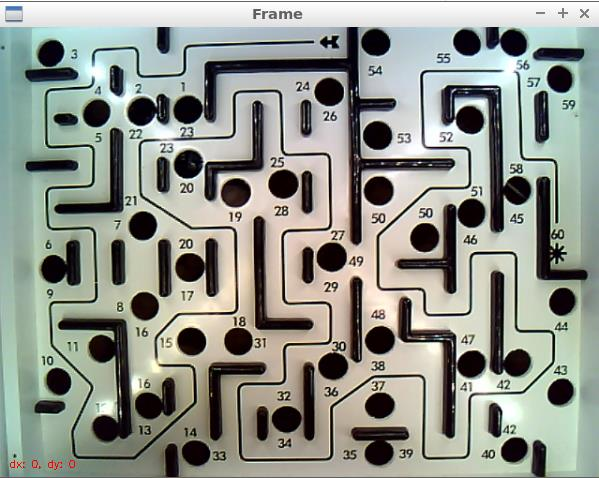
//> input picture labyrinthActual.jpg, 599 x 478 px
$ ./Source1   (built with g++ and OpenCV 4)
//> lines starting //> are read from the running program, lines starting //| are printed output that depends on the picture; after the words box and inside, x2 and y2 are one past the last pixel; in counts of white or black regions, pixels touching at a corner belong together
/**
* @function findContours_Demo.cpp
* @brief Demo code to find contours in an image
* @author OpenCV team
*/

#include "opencv2/imgcodecs.hpp"
#include "opencv2/highgui.hpp"
#include "opencv2/imgproc.hpp"
#include <iostream>
#include <cmath>

using namespace cv;
using namespace std;

// Constants
#define PI 3.14159265

Mat src; Mat src_gray; Mat drawing; Mat path_drawing;
int thresh = 100;
int max_thresh = 255;
RNG rng(12345);
Point current_point = Point(0, 0);
vector<vector<Point> > contours;
vector<Point> path;
vector<Vec3f> circles;
unsigned short ball_path = 0;
unsigned short path_start = 0;
unsigned short path_finish = 0;
int path_angle = 50;
int max_angle = 200;
int min_dist_to_hole = 30;


/// Function header
void thresh_callback(int, void*);
void onMouse(int evt, int x, int y, int flags, void* param);
void get_path(int, void*);
void find_nearest_point(int, void*);
void update_angle(int, void*);
void onMouse2(int evt, int x, int y, int flags, void* param);
void adjust_path();
void find_walls();
/**
* @function main
*/
int main(int, char** argv)
{
	/// Load source image
	src = imread("labyrinthActual.jpg", IMREAD_COLOR);
//> src is the input picture: 478 rows x 599 cols, CV_8UC3; mean B, G, R 141.1, 149.5, 145.3
	if (src.empty())
	{
		cerr << "No image supplied ..." << endl;
		return -1;
	}

	/// Convert image to gray and blur it
	cvtColor(src, src_gray, COLOR_BGR2GRAY);
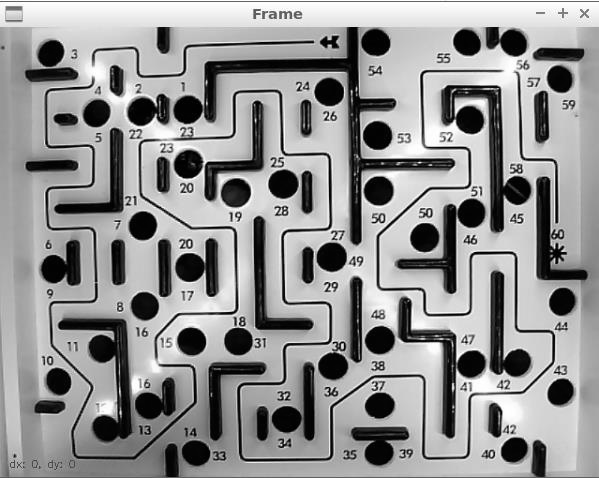
//> src_gray: 478 rows x 599 cols, CV_8UC1; min 0, max 255, mean 147.3

	find_walls();
//> in find_walls, `cvtColor(src, imgHSV, COLOR_BGR2HSV);`: imgHSV: 478 rows x 599 cols, CV_8UC3; mean H, S, V 59.5, 59.7, 154.6
//> in find_walls, `inRange(imgHSV, Scalar(iLowH, iLowS, iLowV), Scalar(iHighH, iHighS, iH..`:
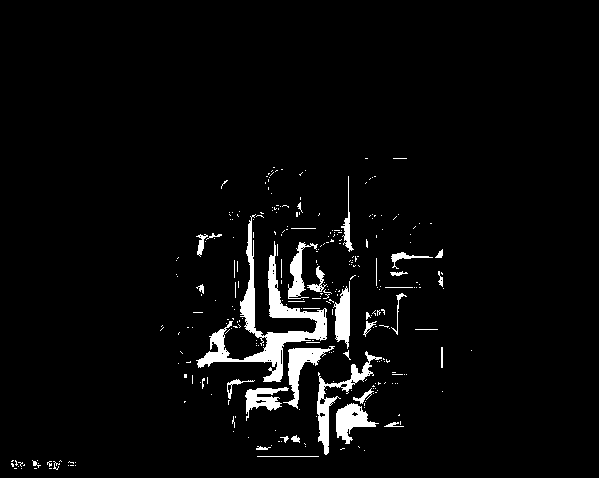
//> imgThresholded: 478 rows x 599 cols, CV_8UC1; 4% white; 294 white regions (259 under 20 px), largest, box (x1, y1, x2, y2) and area: (196, 214, 327, 382) 3954, (317, 351, 382, 455) 1136, (283, 346, 335, 409) 919
//> in find_walls, `erode(imgThresholded, imgThresholded, getStructuringElement(MORPH_ELLI..`:
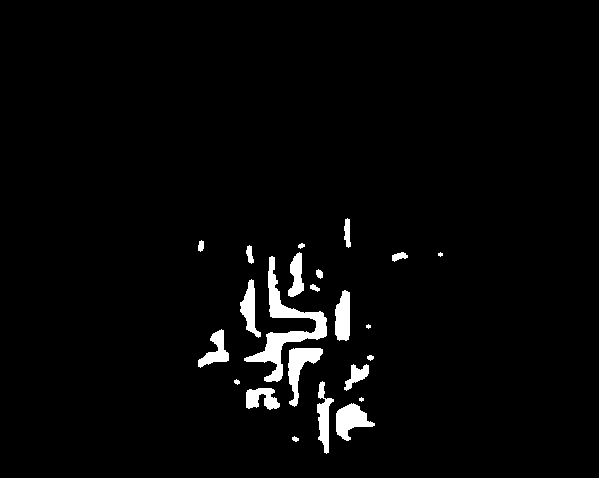
//> imgThresholded: 478 rows x 599 cols, CV_8UC1; 2.8% white; 23 white regions (3 under 20 px), largest, box (x1, y1, x2, y2) and area: (244, 256, 327, 382) 2255, (288, 348, 323, 407) 843, (336, 403, 375, 441) 792
//> the Esc key is pressed
	blur(src_gray, src_gray, Size(3, 3));
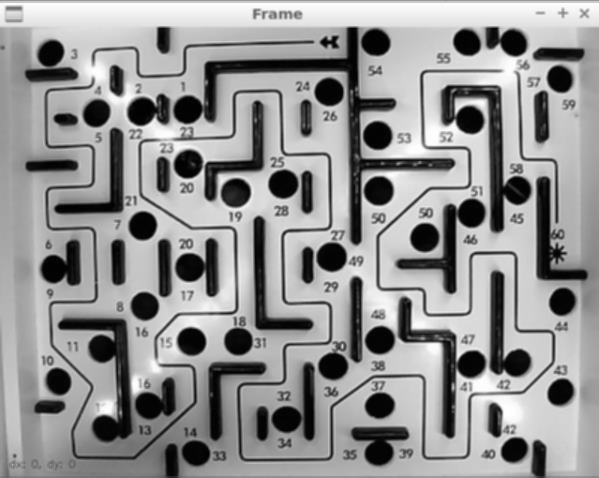
//> src_gray: 478 rows x 599 cols, CV_8UC1; min 1, max 255, mean 147.2

	/// Create Window
	const char* source_window = "Source";
	namedWindow(source_window, WINDOW_AUTOSIZE);
	imshow(source_window, src);


	createTrackbar(" Canny thresh:", "Source", &thresh, max_thresh, thresh_callback);
	thresh_callback(0, 0);

	setMouseCallback("Contours", onMouse, &current_point);
	int X, Y, X2, Y2;
	while (1)
	{
		X = current_point.x;
		Y = current_point.y;
		//cout << "path start1: " << path_start << endl;
		if (X > 0) {
			printf("X1:%i  Y1:%i \n", X, Y);
			break;
		}
		waitKey(10);
	}
	find_nearest_point(0, 0);
	//imshow("Contours", drawing);
	//waitKey(10);
	// close the first window so that we cannot alter the contours after we have already chosen the start point
	destroyWindow(source_window);

	setMouseCallback("Contours", onMouse, &current_point);
	while (1)
	{
		X2 = current_point.x;
		Y2 = current_point.y;
		//cout << "path start1: " << path_start << endl;
		if (path_start > 0 && X2 != X) {
			cout << "path start: " << path_start << endl;
			printf("X:%i  Y:%i \n", X, Y);
			printf("X2:%i  Y2:%i \n", X2, Y2);
			break;

		}
		waitKey(10);
	}

	// Get path through contours
	find_nearest_point(0,0);
	cout << "path finish: " << path_finish << endl;
	//imshow("Contours", drawing);
	//waitKey(10);
	createTrackbar(" Angle x10:","Contours" , &path_angle, max_angle, update_angle);
	//createButton(" Update", get_path, &path_angle, QT_PUSH_BUTTON, false );
	//update_angle(0, 0);
	setMouseCallback("Contours", onMouse2, &path_angle);
	get_path(0, 0);
	waitKey(0);
	return(0);
}


// [12 lines left out: functions onMouse, onMouse2, not called in this run]

/**
* @function thresh_callback
*/
void thresh_callback(int, void*)
{
	Mat canny_output=Mat::zeros(src.size(), CV_8UC3);
	//vector<vector<Point> > contours2 = contours;
	vector<Vec4i> hierarchy;
	cout << "path start1: " << path_start << endl;
	/// Detect edges using canny
	Canny(src_gray, canny_output, thresh, thresh * 2, 3);
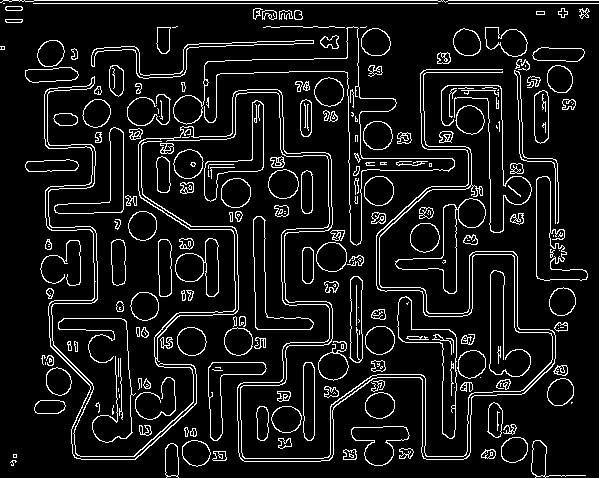
//> canny_output: 478 rows x 599 cols, CV_8UC1; 9.1% white in thin lines or dots

	/// Show in a window
	namedWindow("Canny", WINDOW_AUTOSIZE);
	imshow("Canny", canny_output);

	/// Find contours
	findContours(canny_output, contours, hierarchy, RETR_TREE, CHAIN_APPROX_SIMPLE, Point(0, 0));
//> contours = 482 contours, 205 with area under 20; largest, box (x1, y1, x2, y2) and area: (44, 69, 556, 462) 3070, (397, 296, 457, 439) 2362, (397, 296, 457, 439) 2322, (44, 77, 197, 460) 2260, (395, 198, 486, 294) 2244

	double max_area = 1; // area threshold

	/// Draw contours
	drawing = Mat::zeros(src.size(), CV_8UC3);

	// find the main path
	for (unsigned short i = 0; i < contours.size(); i++)
	{
		double area = contourArea((contours[i]), false);  //  Find the area of contour
		if (area > max_area && area < 100000)
		{
			max_area = area;
			ball_path = i;
		}
	}
//> this loop made 482 passes
//> (area, max_area) on passes 4, 10, 18, 20, 22, 33, 88, 152, 409: (100.5, 100.5), (108, 108), (389.5, 389.5), (455.5, 455.5), (565.5, 565.5), (1320, 1320), (1436, 1436), (2361.5, 2361.5), (3070, 3070)
//> area on passes 6, 7, 9, 11, 15, 17: 84, 99.5, 79.5, 98, 97, 70
//> after the loop, max_area = 3070; ball_path = 408

	// find the holes
	circles.clear();
	/// Apply the Hough Transform to find the circles
	HoughCircles(src_gray, circles, CV_HOUGH_GRADIENT, 1, 5, thresh/3, thresh/3, 10, 16);
//> circles = 27 circles (x, y, radius), first 12: [378.5, 190.5, 15], [142.5, 225.5, 14.6], [424.5, 237.5, 14.1], [235.5, 192.5, 14.3], [469.5, 119.5, 14.3], [329.5, 91.5, 14.1], [188.5, 110.5, 15.4], [379.5, 339.5, 14.9], [187.5, 163.5, 14.3], [283.5, 183.5, 14.3], [331.5, 257.5, 15.4], [471.5, 212.5, 14.3]

	/// Draw the circles detected
	for (size_t i = 0; i < circles.size(); i++)
	{
		Point center(cvRound(circles[i][0]), cvRound(circles[i][1]));
		int radius = cvRound(circles[i][2]);
		// circle center
		circle(drawing, center, 3, Scalar(0, 255, 0), -1, 8, 0);
		// circle outline
		circle(drawing, center, radius, Scalar(0, 0, 255), 3, 8, 0);
	}
//> this loop made 27 passes
//> (center, radius) on passes 1 to 12: (Point(378, 190), 15), (Point(142, 226), 15), (Point(424, 238), 14), (Point(236, 192), 14), (Point(470, 120), 14), (Point(330, 92), 14), (Point(188, 110), 15), (Point(380, 340), 15), (Point(188, 164), 14), (Point(284, 184), 14), (Point(332, 258), 15), (Point(472, 212), 14)
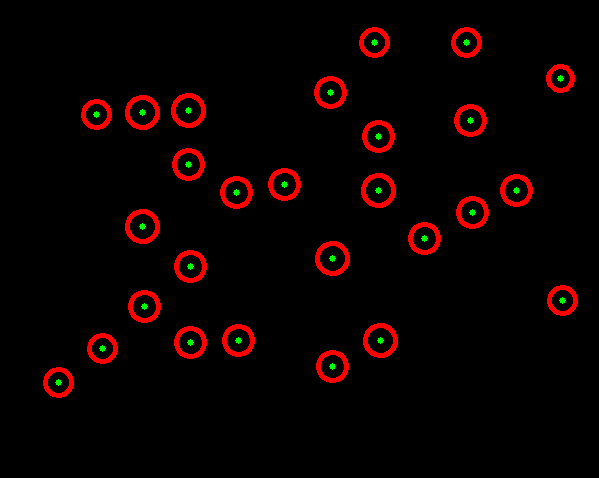
//> drawing: 478 rows x 599 cols, CV_8UC3; mean B, G, R 0, 0.7, 10.4


	//printf("size of path : %i \n", contours[ball_path].size());

	Scalar color = Scalar(rng.uniform(0, 255), rng.uniform(0, 255), rng.uniform(0, 255));
	drawContours(drawing, contours, ball_path, color, 1, 8, hierarchy, 0, Point());
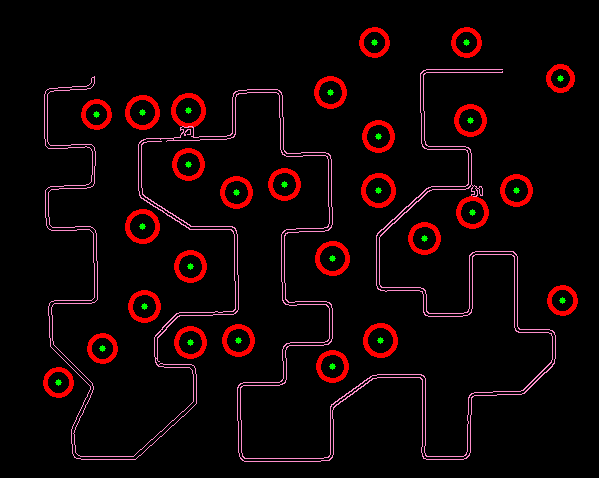
//> drawing: 478 rows x 599 cols, CV_8UC3; 2.33% of pixels changed, all inside (x1, y1, x2, y2) = (44, 69, 556, 462)
	/// Show in a window
	imshow("Contours", drawing);
	//waitKey(10);


}

// [110 lines left out: functions find_nearest_point, get_path, not called in this run]

void update_angle(int, void*) {}

// [65 lines left out: function adjust_path, not called in this run]

void find_walls()
{
	namedWindow("Control", CV_WINDOW_NORMAL); //create a window called "Control"
	resizeWindow("Control", 600, 600);

	int iLowH = 0;
	int iHighH = 21;

	int iLowS = 39;
	int iHighS = 141;

	int iLowV = 158;
	int iHighV = 217;

	int iMorf = 5;

	//Create trackbars in "Control" window
	cvCreateTrackbar("LowH", "Control", &iLowH, 179); //Hue (0 - 179)
	cvCreateTrackbar("HighH", "Control", &iHighH, 179);

	cvCreateTrackbar("LowS", "Control", &iLowS, 255); //Saturation (0 - 255)
	cvCreateTrackbar("HighS", "Control", &iHighS, 255);

	cvCreateTrackbar("LowV", "Control", &iLowV, 255); //Value (0 - 255)
	cvCreateTrackbar("HighV", "Control", &iHighV, 255);

	cvCreateTrackbar("Morf", "Control", &iMorf, 10); //Value (0 - 10)

	while (true)
	{

		Mat imgHSV;

		cvtColor(src, imgHSV, COLOR_BGR2HSV); //Convert the captured frame from BGR to HSV

		Mat imgThresholded;

		//imgHSV.convertTo(imgThresholded, );
		inRange(imgHSV, Scalar(iLowH, iLowS, iLowV), Scalar(iHighH, iHighS, iHighV), imgThresholded); //Threshold the image

		//morphological opening (remove small objects from the foreground)
		erode(imgThresholded, imgThresholded, getStructuringElement(MORPH_ELLIPSE, Size(iMorf, iMorf)));
		dilate(imgThresholded, imgThresholded, getStructuringElement(MORPH_ELLIPSE, Size(iMorf, iMorf)));

		//morphological closing (fill small holes in the foreground)
		dilate(imgThresholded, imgThresholded, getStructuringElement(MORPH_ELLIPSE, Size(iMorf, iMorf)));
		erode(imgThresholded, imgThresholded, getStructuringElement(MORPH_ELLIPSE, Size(iMorf, iMorf)));

		imshow("Thresholded Image", imgThresholded); //show the thresholded image
		imshow("Original", src); //show the original image

		if (waitKey(30) == 27) //wait for 'esc' key press for 30ms. If 'esc' key is pressed, break loop
		{
			cout << "esc key is pressed by user" << endl;
			break;
		}
	}

	/// Show in a window
	//namedWindow("Canny", WINDOW_AUTOSIZE);
	//imshow("Canny", canny_output);
}

$ run again, with labyrinth.jpg copied over labyrinthActual.jpg
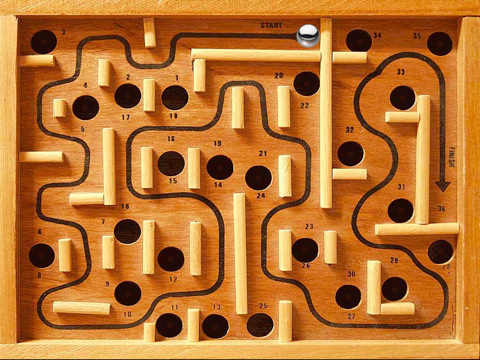
//> input picture labyrinth.jpg, 480 x 360 px
//> src is the input picture: 360 rows x 480 cols, CV_8UC3; mean B, G, R 48.8, 115.5, 184.5
//> imgHSV: 360 rows x 480 cols, CV_8UC3; mean H, S, V 16.5, 193.8, 184.5
//> in thresh_callback, `Canny(src_gray, canny_output, thresh, thresh * 2, 3);`:
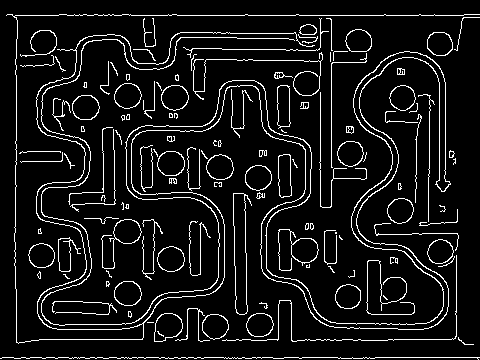
//> canny_output: 360 rows x 480 cols, CV_8UC1; 8.3% white in thin lines or dots
//> contours = 179 contours, 110 with area under 20; largest, box (x1, y1, x2, y2) and area: (233, 193, 252, 315) 1364, (233, 193, 248, 315) 1356, (6, 14, 480, 344) 806, (154, 313, 183, 342) 604, (154, 313, 183, 342) 586
//> the loop in thresh_callback, `for (unsigned short i = 0; i < contours.size(); i++)` made 179 passes
//> (area, max_area) on passes 4, 8, 68: (510.5, 510.5), (604, 604), (1364, 1364)
//> after the loop in thresh_callback, `for (unsigned short i = 0; i < contours.size(); i++)`: max_area = 1364; ball_path = 67
//> circles = 8 circles (x, y, radius): [257.5, 177.5, 13], [306.5, 83.5, 13], [402.5, 97.5, 11.8], [41.5, 255.5, 11.8], [349.5, 152.5, 13.2], [126.5, 231.5, 13.2], [440.5, 250.5, 12.1], [175.5, 96.5, 12.1]
//> the loop in thresh_callback, `for (size_t i = 0; i < circles.size(); i++)` made 8 passes
//> (center, radius) on passes 1 to 8: (Point(258, 178), 13), (Point(306, 84), 13), (Point(402, 98), 12), (Point(42, 256), 12), (Point(350, 152), 13), (Point(126, 232), 13), (Point(440, 250), 12), (Point(176, 96), 12)
//> in thresh_callback, `drawContours(drawing, contours, ball_path, color, 1, 8, hierarchy, 0, ..`:
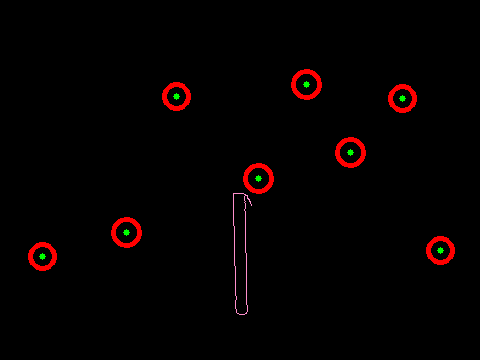
//> drawing: 360 rows x 480 cols, CV_8UC3; mean B, G, R 0.3, 0.6, 4.9

$ run again, with wooden-labyrinth-maze.jpg copied over labyrinthActual.jpg
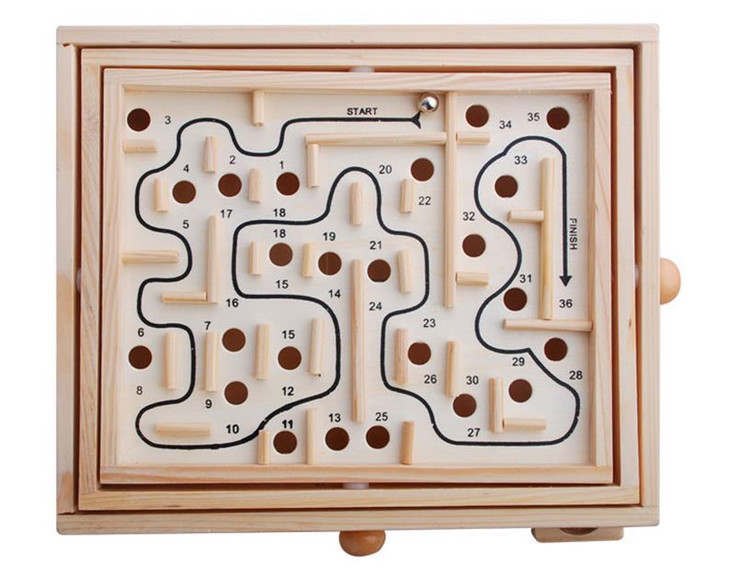
//> input picture wooden-labyrinth-maze.jpg, 750 x 574 px
//> src is the input picture: 574 rows x 750 cols, CV_8UC3; mean B, G, R 184.1, 194, 209.4
//> imgHSV: 574 rows x 750 cols, CV_8UC3; mean H, S, V 15.4, 39.2, 209.5
//> in find_walls, `inRange(imgHSV, Scalar(iLowH, iLowS, iLowV), Scalar(iHighH, iHighS, iH..`:
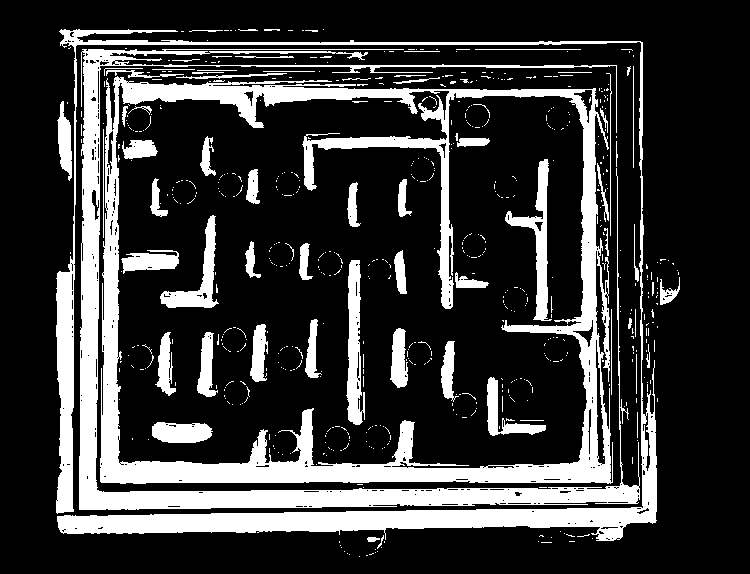
//> imgThresholded: 574 rows x 750 cols, CV_8UC1; 22% white; 620 white regions (548 under 20 px), largest, box (x1, y1, x2, y2) and area: (100, 76, 613, 484) 33417, (56, 29, 657, 541) 20138, (79, 49, 640, 510) 19795
//> canny_output: 574 rows x 750 cols, CV_8UC1; 4.7% white in thin lines or dots, all inside (x1, y1, x2, y2) = (55, 24, 681, 557)
//> contours = 218 contours, 83 with area under 20; largest, box (x1, y1, x2, y2) and area: (96, 65, 621, 492) 219657, (96, 65, 621, 492) 219654, (134, 108, 580, 450) 10344, (231, 135, 580, 447) 5984, (134, 109, 422, 450) 3434
//> the loop in thresh_callback, `for (unsigned short i = 0; i < contours.size(); i++)` made 218 passes
//> (area, max_area) on passes 8, 14, 189: (442.5, 442.5), (446, 446), (10343.5, 10343.5)
//> after the loop in thresh_callback, `for (unsigned short i = 0; i < contours.size(); i++)`: max_area = 10343.5; ball_path = 188
//> circles = 24 circles (x, y, radius), first 12: [233.5, 339.5, 11.8], [229.5, 184.5, 11.8], [287.5, 183.5, 11.8], [378.5, 270.5, 11.8], [183.5, 191.5, 11.8], [473.5, 245.5, 11.8], [514.5, 298.5, 11.8], [138.5, 119.5, 11.8], [476.5, 115.5, 11.8], [557.5, 117.5, 11.8], [336.5, 438.5, 12.1], [505.5, 186.5, 11.1]
//> the loop in thresh_callback, `for (size_t i = 0; i < circles.size(); i++)` made 24 passes
//> (center, radius) on passes 1 to 8: (Point(234, 340), 12), (Point(230, 184), 12), (Point(288, 184), 12), (Point(378, 270), 12), (Point(184, 192), 12), (Point(474, 246), 12), (Point(514, 298), 12), (Point(138, 120), 12)
//> in thresh_callback, `drawContours(drawing, contours, ball_path, color, 1, 8, hierarchy, 0, ..`:
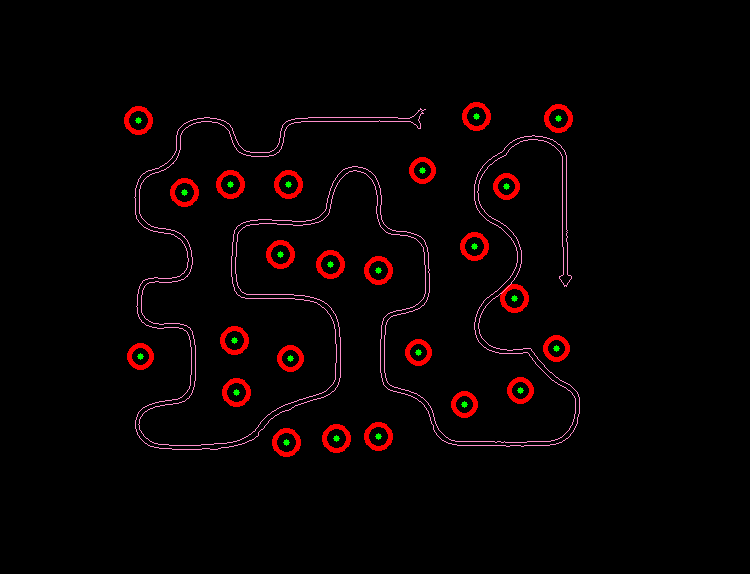
//> drawing: 574 rows x 750 cols, CV_8UC3; mean B, G, R 2.2, 1.9, 7.8
